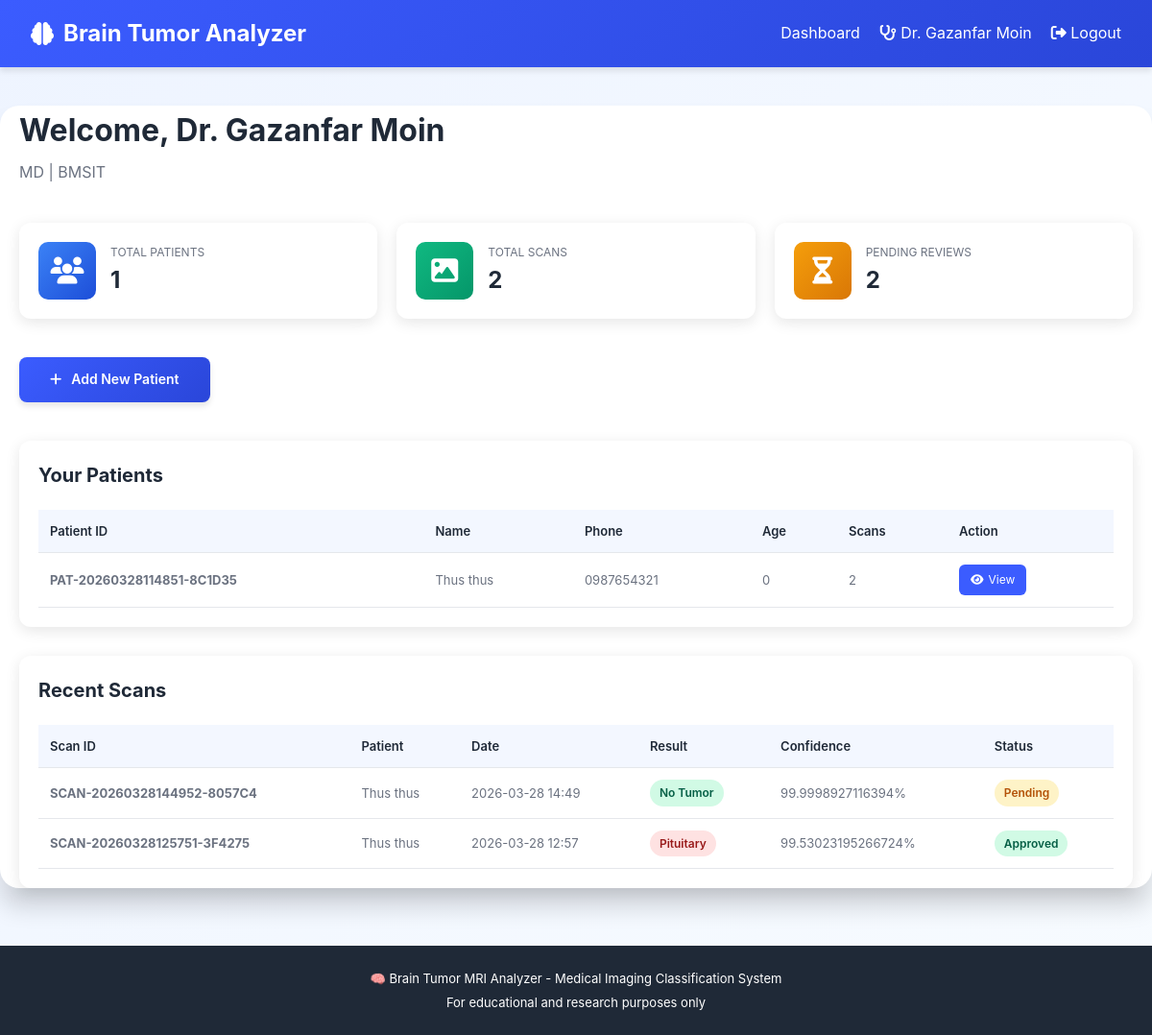
The app's page /doctor/dashboard (signed in) with its own data.
### models.py (models this page shows, shortened)
class Doctor(UserMixin, db.Model):
    __tablename__ = 'doctors'
    id = db.Column(db.Integer, primary_key=True)
    username = db.Column(db.String(80), unique=True, nullable=False)
    email = db.Column(db.String(120), unique=True, nullable=False)
    password_hash = db.Column(db.String(255), nullable=False)
    full_name = db.Column(db.String(120), nullable=False)
    specialization = db.Column(db.String(100), nullable=True)
    license_number = db.Column(db.String(50), unique=True, nullable=False)
    hospital = db.Column(db.String(150), nullable=True)
    phone = db.Column(db.String(15), nullable=True)
    created_at = db.Column(db.DateTime, default=datetime.utcnow)
    updated_at = db.Column(db.DateTime, default=datetime.utcnow, onupdate=datetime.utcnow)
    patients = db.relationship('Patient', backref='doctor', lazy=True, cascade='all, delete-orphan')
    reviewed_scans = db.relationship(
        'MRIScan',
        foreign_keys='MRIScan.reviewed_by_id',
        backref='doctor_reviewer',
        lazy=True,
        overlaps="doctor_reviewer"
    )

class Patient(UserMixin, db.Model):
    __tablename__ = 'patients'
    id = db.Column(db.Integer, primary_key=True)
    patient_id = db.Column(db.String(50), unique=True, nullable=False)
    full_name = db.Column(db.String(120), nullable=False)
    email = db.Column(db.String(120), unique=True, nullable=False)
    password_hash = db.Column(db.String(255), nullable=False)
    phone = db.Column(db.String(15), unique=True, nullable=False)
    date_of_birth = db.Column(db.Date, nullable=False)
    gender = db.Column(db.String(10), nullable=False)
    blood_group = db.Column(db.String(5), nullable=True)
    address = db.Column(db.String(255), nullable=True)
    city = db.Column(db.String(50), nullable=True)
    state = db.Column(db.String(50), nullable=True)
    postal_code = db.Column(db.String(10), nullable=True)
    emergency_contact = db.Column(db.String(120), nullable=True)
    emergency_phone = db.Column(db.String(15), nullable=True)
    medical_history = db.Column(db.Text, nullable=True)
    allergies = db.Column(db.Text, nullable=True)
    current_medications = db.Column(db.Text, nullable=True)
    doctor_id = db.Column(db.Integer, db.ForeignKey('doctors.id'), nullable=False)
    created_at = db.Column(db.DateTime, default=datetime.utcnow)
    updated_at = db.Column(db.DateTime, default=datetime.utcnow, onupdate=datetime.utcnow)
    scans = db.relationship('MRIScan', backref='patient', lazy=True, cascade='all, delete-orphan')

class MRIScan(db.Model):
    __tablename__ = 'mri_scans'
    id = db.Column(db.Integer, primary_key=True)
    scan_id = db.Column(db.String(50), unique=True, nullable=False)
    patient_id = db.Column(db.Integer, db.ForeignKey('patients.id'), nullable=False)
    scan_date = db.Column(db.DateTime, default=datetime.utcnow)
    tumor_status = db.Column(db.String(50), nullable=False)
    tumor_type = db.Column(db.String(50), nullable=True)
    confidence = db.Column(db.Float, nullable=False)
    image_path = db.Column(db.String(255), nullable=True)
    annotated_image_path = db.Column(db.String(255), nullable=True)
    clinical_notes = db.Column(db.Text, nullable=True)
    prediction_data = db.Column(db.JSON, nullable=True)
    status = db.Column(db.String(20), default='Pending')
    doctor_notes = db.Column(db.Text, nullable=True)
    doctor_diagnosis = db.Column(db.String(100), nullable=True)
    reviewed_by_id = db.Column(db.Integer, db.ForeignKey('doctors.id'), nullable=True)
    review_date = db.Column(db.DateTime, nullable=True)
    created_at = db.Column(db.DateTime, default=datetime.utcnow)
    updated_at = db.Column(db.DateTime, default=datetime.utcnow, onupdate=datetime.utcnow)
    reviewed_by = db.relationship(
        'Doctor',
        foreign_keys=[reviewed_by_id],
        backref='scans_reviewed',
        overlaps="doctor_reviewer,reviewed_scans"
    )

### app.py (the view)
@app.route('/doctor/dashboard')
@login_required
def doctor_dashboard():
    from models import Doctor
    if not isinstance(current_user, Doctor):
        logout_user()
        flash('Please login as a doctor', 'danger')
        return redirect(url_for('doctor_login'))
    try:
        patients = Patient.query.filter_by(doctor_id=current_user.id).all()
        total_patients = len(patients)
        total_scans = MRIScan.query.filter(
            MRIScan.patient_id.in_([p.id for p in patients])
        ).count()
        recent_scans = MRIScan.query.filter(
            MRIScan.patient_id.in_([p.id for p in patients])
        ).order_by(MRIScan.created_at.desc()).limit(10).all()
        now = datetime.utcnow()
        return render_template('doctor_dashboard.html',
                             patients=patients,
                             total_patients=total_patients,
                             total_scans=total_scans,
                             recent_scans=recent_scans,
                             now=now)
    except Exception as e:
        print(f"Dashboard error: {e}")
        flash('Error loading dashboard', 'danger')
        return redirect(url_for('home'))

### templates/doctor_dashboard.html (shortened to what this page needs)
{% extends "base.html" %}
{% block content %}
<div class="container">
    <div class="dashboard-header">
        <h1>Welcome, Dr. {{ current_user.full_name }}</h1>
        <p>{{ current_user.specialization }} | {{ current_user.hospital }}</p>
    </div>
    <div class="stats-grid">
        <div class="stat-card">
            <div class="stat-icon patients">
                <i class="fas fa-users"></i>
            </div>
            <div class="stat-content">
                <p class="stat-label">Total Patients</p>
                <p class="stat-value">{{ total_patients }}</p>
            </div>
        </div>
        <div class="stat-card">
            <div class="stat-icon scans">
                <i class="fas fa-image"></i>
            </div>
            <div class="stat-content">
                <p class="stat-label">Total Scans</p>
                <p class="stat-value">{{ total_scans }}</p>
            </div>
        </div>
        <div class="stat-card">
            <div class="stat-icon pending">
                <i class="fas fa-hourglass-half"></i>
            </div>
            <div class="stat-content">
                <p class="stat-label">Pending Reviews</p>
                <p class="stat-value">{{ recent_scans|length }}</p>
            </div>
        </div>
    </div>
    <div class="actions-bar">
        <a href="{{ url_for('doctor_add_patient') }}" class="btn btn-primary">
            <i class="fas fa-plus"></i> Add New Patient
        </a>
    </div>
    <div class="table-section">
        <h2>Your Patients</h2>
        {% if patients %}
            <div class="table-responsive">
                <table class="data-table">
                    <thead>
                        <tr>
                            <th>Patient ID</th>
                            <th>Name</th>
                            <th>Phone</th>
                            <th>Age</th>
                            <th>Scans</th>
                            <th>Action</th>
                        </tr>
                    </thead>
                    <tbody>
                        {% for patient in patients %}
<tr>
    <td><strong>{{ patient.patient_id }}</strong></td>
    <td>{{ patient.full_name }}</td>
    <td>{{ patient.phone }}</td>
    <td>{{ ((now.date() - patient.date_of_birth).days / 365.25) | int }}</td>
    <td>{{ patient.scans|length }}</td>
    <td>
        <a href="{{ url_for('doctor_patient_detail', patient_id=patient.id) }}" class="btn-small">
            <i class="fas fa-eye"></i> View
        </a>
    </td>
</tr>
{% endfor %}
                    </tbody>
                </table>
            </div>
        {% else %}
            <p class="no-data">No patients yet. <a href="{{ url_for('doctor_add_patient') }}">Add one now</a></p>
        {% endif %}
    </div>
    <div class="table-section">
        <h2>Recent Scans</h2>
        {% if recent_scans %}
            <div class="table-responsive">
                <table class="data-table">
                    <thead>
                        <tr>
                            <th>Scan ID</th>
                            <th>Patient</th>
                            <th>Date</th>
                            <th>Result</th>
                            <th>Confidence</th>
                            <th>Status</th>
                        </tr>
                    </thead>
                    <tbody>
                        {% for scan in recent_scans %}
                            <tr>
                                <td><strong>{{ scan.scan_id }}</strong></td>
                                <td>{{ scan.patient.full_name }}</td>
                                <td>{{ scan.created_at.strftime('%Y-%m-%d %H:%M') }}</td>
                                <td>
                                    {% if scan.tumor_status == 'No Tumor' %}
                                        <span class="badge badge-success">{{ scan.tumor_status }}</span>
                                    {% else %}
                                        <span class="badge badge-danger">{{ scan.tumor_type|capitalize }}</span>
                                    {% endif %}
                                </td>
                                <td>{{ scan.confidence }}%</td>
                                <td>
                                    <span class="badge badge-{{ 'warning' if scan.status == 'Pending' else 'success' }}">
                                        {{ scan.status }}
                                    </span>
                                </td>
                            </tr>
                        {% endfor %}
                    </tbody>
                </table>
            </div>
        {% else %}
            <p class="no-data">No scans yet</p>
        {% endif %}
    </div>
</div>
{% endblock %}

### templates/base.html (shortened to what this page needs)
<!DOCTYPE html>
<html lang="en">
<head>
    <link rel="stylesheet" href="https://cdnjs.cloudflare.com/ajax/libs/font-awesome/6.4.0/css/all.min.css">
    <link rel="stylesheet" href="{{ url_for('static', filename='style.css') }}">
</head>
<body>
    <nav class="navbar">
        <div class="navbar-container">
            <div class="navbar-brand">
                <i class="fas fa-brain"></i>
                Brain Tumor Analyzer
            </div>
            <ul class="navbar-menu">
                {% if current_user.is_authenticated %}
                    {% if current_user.__class__.__name__ == 'Doctor' %}
                        <li><a href="{{ url_for('doctor_dashboard') }}">Dashboard</a></li>
                        <li><span><i class="fas fa-stethoscope"></i> Dr. {{ current_user.full_name }}</span></li>
                    {% elif current_user.__class__.__name__ == 'Patient' %}
                        <li><a href="{{ url_for('patient_dashboard') }}">My Scans</a></li>
                        <li><a href="{{ url_for('patient_profile') }}">Profile</a></li>
                        <li><span><i class="fas fa-user"></i> {{ current_user.full_name }}</span></li>
                    {% endif %}
                    <li><a href="{{ url_for('logout') }}"><i class="fas fa-sign-out-alt"></i> Logout</a></li>
                {% else %}
                    <li><a href="{{ url_for('home') }}">Home</a></li>
                {% endif %}
            </ul>
        </div>
    </nav>
    {% block content %}{% endblock %}
    <footer class="footer">
        <p>🧠 Brain Tumor MRI Analyzer - Medical Imaging Classification System</p>
        <p>For educational and research purposes only</p>
    </footer>
</body>
</html>

### records on screen
Doctor: full_name "Gazanfar Moin", specialization "MD", hospital "BMSIT"
Patient: patient_id "PAT-20260328114851-8C1D35", full_name "Thus thus", phone "0987654321", ((now.date()-patient.date_of_birth).days/365.25)|int "0", scans|length "2"
MRIScan: scan_id "SCAN-20260328144952-8057C4", patient.full_name "Thus thus", created_at "2026-03-28 14:49", tumor_status "No Tumor", confidence "99.9998927116394", status "Pending"
MRIScan: scan_id "SCAN-20260328125751-3F4275", patient.full_name "Thus thus", created_at "2026-03-28 12:57", tumor_type "Pituitary", confidence "99.53023195266724", status "Approved"

### other values on screen
{{ total_patients }} "1"
{{ total_scans }} "2"
{{ recent_scans|length }} "2"
